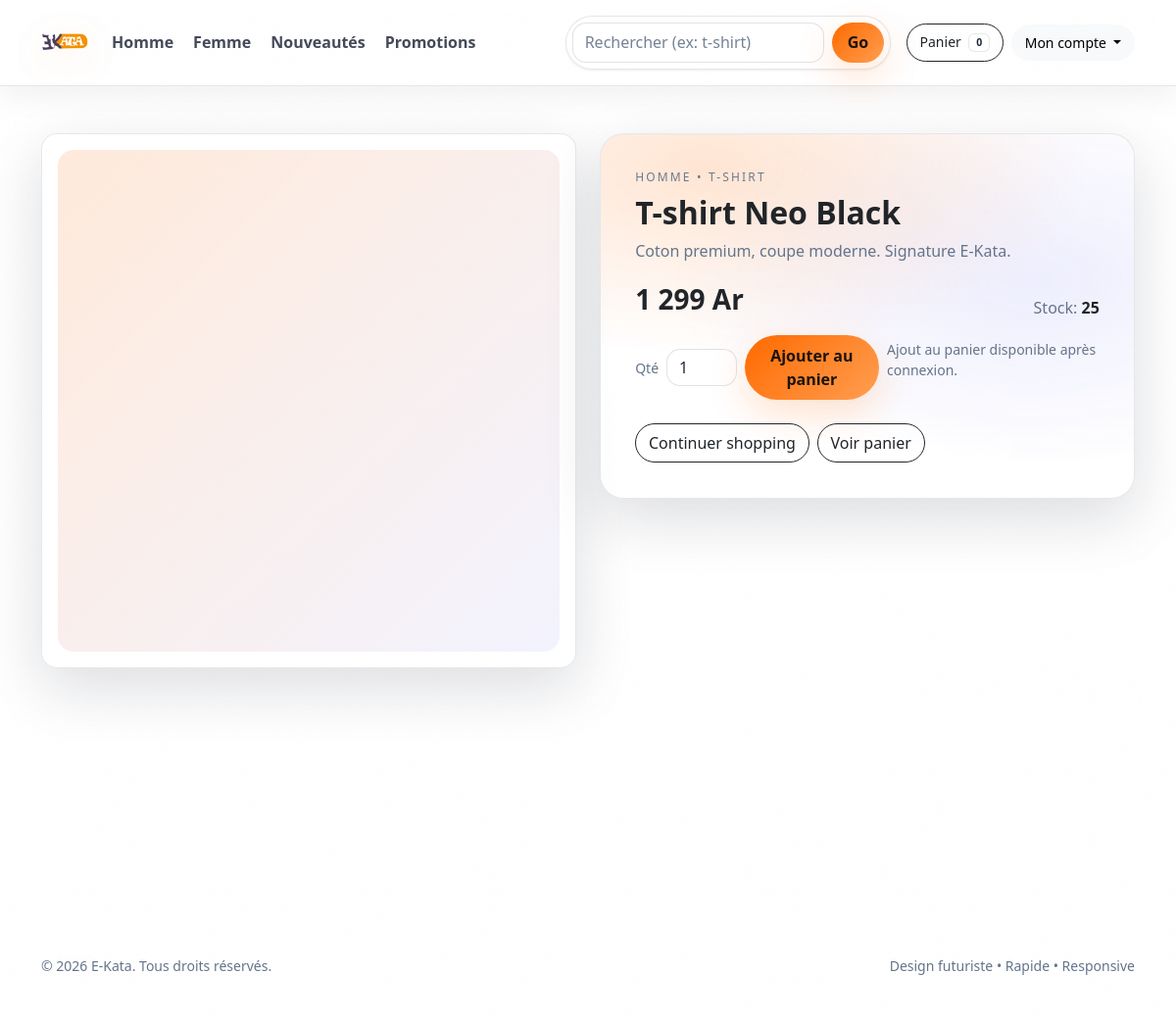
The app's page /public/index.php?c=products&a=show&id=1 with its own data.
### tables this page shows
CREATE TABLE products (
  id INT UNSIGNED NOT NULL AUTO_INCREMENT,
  name VARCHAR(200) NOT NULL,
  slug VARCHAR(220) NOT NULL,
  gender ENUM('homme','femme','unisex') NOT NULL DEFAULT 'unisex',
  category VARCHAR(80) NOT NULL,  
  description TEXT NULL,
  price_cents INT UNSIGNED NOT NULL,
  promo_price_cents INT UNSIGNED NULL,
  stock INT NOT NULL DEFAULT 0,
  is_new TINYINT(1) NOT NULL DEFAULT 0,
  is_featured TINYINT(1) NOT NULL DEFAULT 0,
  image VARCHAR(255) NULL,
  is_active TINYINT(1) NOT NULL DEFAULT 1,
  created_at TIMESTAMP NOT NULL DEFAULT CURRENT_TIMESTAMP,
  updated_at TIMESTAMP NULL DEFAULT NULL ON UPDATE CURRENT_TIMESTAMP,
  PRIMARY KEY (id),
  UNIQUE KEY uniq_products_slug (slug),
  KEY idx_products_gender (gender),
  KEY idx_products_category (category),
  KEY idx_products_active (is_active)
);

### app/core/Controller.php (called while the page is built, shortened)
<?php
abstract class Controller
{
    protected function view(string $path, array $data = []): void
    {
        extract($data, EXTR_SKIP);
        require __DIR__ . '/../views/' . $path . '.php';
    }
}

### app/controllers/ProductsController.php (called while the page is built, shortened)
<?php
final class ProductsController extends Controller
{
    public function show(): void
    {
        $id = (int)($_GET['id'] ?? 0);
        $product = $id ? Product::find($id) : null;
        $this->view('products/view', compact('product', 'title'));
    }
}

### public/index.php (called while the page is built, shortened)
<?php
require_once __DIR__ . '/../app/core/helpers.php';
require_once __DIR__ . '/../app/core/Database.php';
require_once __DIR__ . '/../app/core/Controller.php';
spl_autoload_register(function ($class) {
    $class = ltrim($class, '\\');
    $paths = [
        __DIR__ . '/../app/controllers/' . $class . '.php',
        __DIR__ . '/../app/models/' . $class . '.php',
        __DIR__ . '/../app/core/' . $class . '.php',
    ];
    foreach ($paths as $p) {
        if (file_exists($p)) { require_once $p; return; }
    }
});
$actionName = (string)($_GET['a'] ?? 'index');
$actionMethod = strtolower($actionName);
try {
    $controller = new $controllerClass();
    $controller->$actionMethod();
} catch (Throwable $e) {
    http_response_code(404);
    $message = $e->getMessage();
    include __DIR__ . '/../app/views/errors/404.php';
}

### app/core/Database.php (called while the page is built, shortened)
<?php
final class Database
{
    private static ?PDO $pdo = null;
    public static function pdo(): PDO
    {
        $dsn = 'mysql:host=' . DB_HOST . ';dbname=' . DB_NAME . ';charset=' . DB_CHARSET;
        $pdo = new PDO($dsn, DB_USER, DB_PASS, [
            PDO::ATTR_ERRMODE => PDO::ERRMODE_EXCEPTION,
            PDO::ATTR_DEFAULT_FETCH_MODE => PDO::FETCH_ASSOC,
            PDO::ATTR_EMULATE_PREPARES => false,
        ]);
        self::$pdo = $pdo;
        return self::$pdo;
    }
}

### app/models/Product.php (called while the page is built, shortened)
<?php
final class Product
{
    public static function find(int $id): ?array
    {
        $stmt = Database::pdo()->prepare("SELECT * FROM products WHERE id=:id AND is_active=1");
        $stmt->execute([':id' => $id]);
        $row = $stmt->fetch();
        return $row ?: null;
    }
}

### app/core/helpers.php (called while the page is built, shortened)
<?php
function base_url(string $path = ''): string
{
    $path = ltrim($path, '/');
    return rtrim(BASE_URL, '/') . '/' . $path;
}
function e(string $value): string
{
    return htmlspecialchars($value, ENT_QUOTES, 'UTF-8');
}
function money_mga(int $cents): string
{
    $amount = $cents / 100;
    return number_format($amount, 0, ',', ' ') . ' Ar';
}
function is_logged_in(): bool
{
    return !empty($_SESSION['user']);
}

### app/views/products/view.php (the view, shortened to what this page needs)
<?php
require __DIR__ . '/../partials/header.php';
$p = $product;
$hasPromo = !empty($p['promo_price_cents']) && (int)$p['promo_price_cents'] > 0;
$unit = (int)($hasPromo ? $p['promo_price_cents'] : $p['price_cents']);
?>
<div class="container py-4">
  <div class="row g-4 align-items-start">
    <div class="col-lg-6">
      <div class="glass p-3 reveal">
        <div class="ratio ratio-1x1 rounded-4 overflow-hidden" style="background: linear-gradient(135deg, rgba(255, 106, 0, .14), rgba(99, 102, 241, .08));">
        </div>
      </div>
    </div>
    <div class="col-lg-6">
      <div class="hero-card reveal">
        <div class="eyebrow mb-2 text-uppercase" style="letter-spacing:.18em;">
          <?= e((string)$p['gender']) ?> • <?= e((string)$p['category']) ?>
        </div>
        <h1 class="h2 fw-bold mb-2"><?= e((string)$p['name']) ?></h1>
        <p class="text-secondary mb-3"><?= e((string)($p['description'] ?? 'Pièce premium E-Kata au design futuriste.')) ?></p>
        <div class="d-flex align-items-end justify-content-between gap-3 mb-3">
          <div class="price">
            <div class="fs-3"><?= e(money_mga($unit)) ?></div>
          </div>
          <div class="text-secondary">Stock: <span class="fw-semibold text-body"><?= (int)$p['stock'] ?></span></div>
        </div>
        <form method="post" action="<?= e(base_url('index.php?c=cart&a=add')) ?>" class="d-flex flex-column flex-sm-row gap-2">
          <div class="d-flex align-items-center gap-2">
            <label class="text-secondary small" for="qty">Qté</label>
            <input id="qty" name="qty" type="number" class="form-control" min="1" max="99" value="1" style="max-width:120px;">
          </div>
          <button class="btn btn-neo" type="submit" <?= ((int)$p['stock'] <= 0) ? 'disabled' : '' ?>>
            Ajouter au panier
          </button>
          <?php if (!is_logged_in()): ?>
            <div class="text-secondary small mt-1">
              Ajout au panier disponible après connexion.
            </div>
          <?php endif; ?>
        </form>
        <div class="d-flex flex-wrap gap-2 mt-4">
          <a class="btn btn-outline-dark btn-soft" href="<?= e(base_url('index.php?c=products&a=men')) ?>">Continuer shopping</a>
          <a class="btn btn-outline-dark btn-soft" href="<?= e(base_url('index.php?c=cart&a=index')) ?>">Voir panier</a>
        </div>
      </div>
    </div>
  </div>
</div>
<?php require __DIR__ . '/../partials/footer.php'; ?>

### public/assets/css/app.css (style rules this page uses)
:root { color-scheme: light; --page: #f7f7fb; --surface: #ffffff; --surface2: #fbfbfe; --text: #0f172a; --muted: #64748b; --line: rgba(15, 23, 42, 0.10); --glass: rgba(255,255,255,.78); --glass2: rgba(255,255,255,.92); --neo: #ff6a00; --neo2:#ff8a3d; --danger:#ef4444; --radius: 16px; --shadow: 0 20px 60px rgba(15, 23, 42, .14); --shadowSm: 0 1px 2px rgba(15, 23, 42, .08); --ring: 0 0 0 .25rem rgba(255, 106, 0, .18); }
html,body { height:100%; }
body { font-family: ui-sans-serif, system-ui, -apple-system, Segoe UI, Roboto, Arial, sans-serif; background: radial-gradient(1200px 600px at 70% -10%, rgba(255, 106, 0, 0.16), transparent 60%), radial-gradient(900px 500px at 10% 0%, rgba(99, 102, 241, 0.10), transparent 55%), radial-gradient(800px 500px at 10% 90%, rgba(255, 138, 61, 0.12), transparent 60%), var(--page); color: var(--text); overflow-x:hidden; }
.bg-neo { background:transparent !important; }
.btn-neo { --bs-btn-color: #1b140d; --bs-btn-bg: transparent; --bs-btn-border-color: transparent; background: linear-gradient(135deg, rgba(255, 106, 0, 1), rgba(255, 154, 74, .96)); border: 0; border-radius: 999px; padding: .55rem 1rem; font-weight: 900; box-shadow: 0 14px 40px rgba(255, 106, 0, .20); transition: transform .2s ease, filter .2s ease, box-shadow .2s ease; }
.btn-soft { border-radius:999px; padding:.45rem .8rem; }
.glass { background: var(--glass2); border: 1px solid var(--line); backdrop-filter: blur(16px); -webkit-backdrop-filter: blur(16px); border-radius: var(--radius); box-shadow: var(--shadow); }
.hero-card { padding: 2.2rem; border-radius: calc(var(--radius) + 8px); background: linear-gradient(180deg, rgba(255,255,255,.92), rgba(255,255,255,.75)); border: 1px solid var(--line); box-shadow: var(--shadow); position:relative; overflow:hidden; }
.hero-card:before { content:""; position:absolute; inset:-2px; background: radial-gradient(650px 320px at 20% 10%, rgba(255, 106, 0, .22), transparent 60%), radial-gradient(560px 300px at 80% 40%, rgba(99, 102, 241, .14), transparent 65%); opacity:.8; }
.hero-card > * { position:relative; }
.eyebrow { letter-spacing:.22em; font-size:.75rem; text-transform:uppercase; color: rgba(100,116,139,.95); }
.price { font-weight:800; }
.form-control, .form-select { background: rgba(255,255,255,.90) !important; border: 1px solid rgba(15, 23, 42, 0.12) !important; color: rgba(15, 23, 42, 0.92) !important; border-radius: 14px; }
.form-control::placeholder { color: rgba(100,116,139,.9); }
.reveal { opacity:0; transform: translateY(14px); transition: opacity .6s ease, transform .6s ease; }
.reveal.is-in { opacity:1; transform: translateY(0); }
.text-secondary { color: var(--muted) !important; }

### records on screen
products: gender "HOMME", category "T-SHIRT", name "T-shirt Neo Black", description "Coton premium, coupe moderne. Signature E-Kata.", money_mga($unit) "1 299 Ar", stock "25"

### other values on screen
cart_count() "0"
